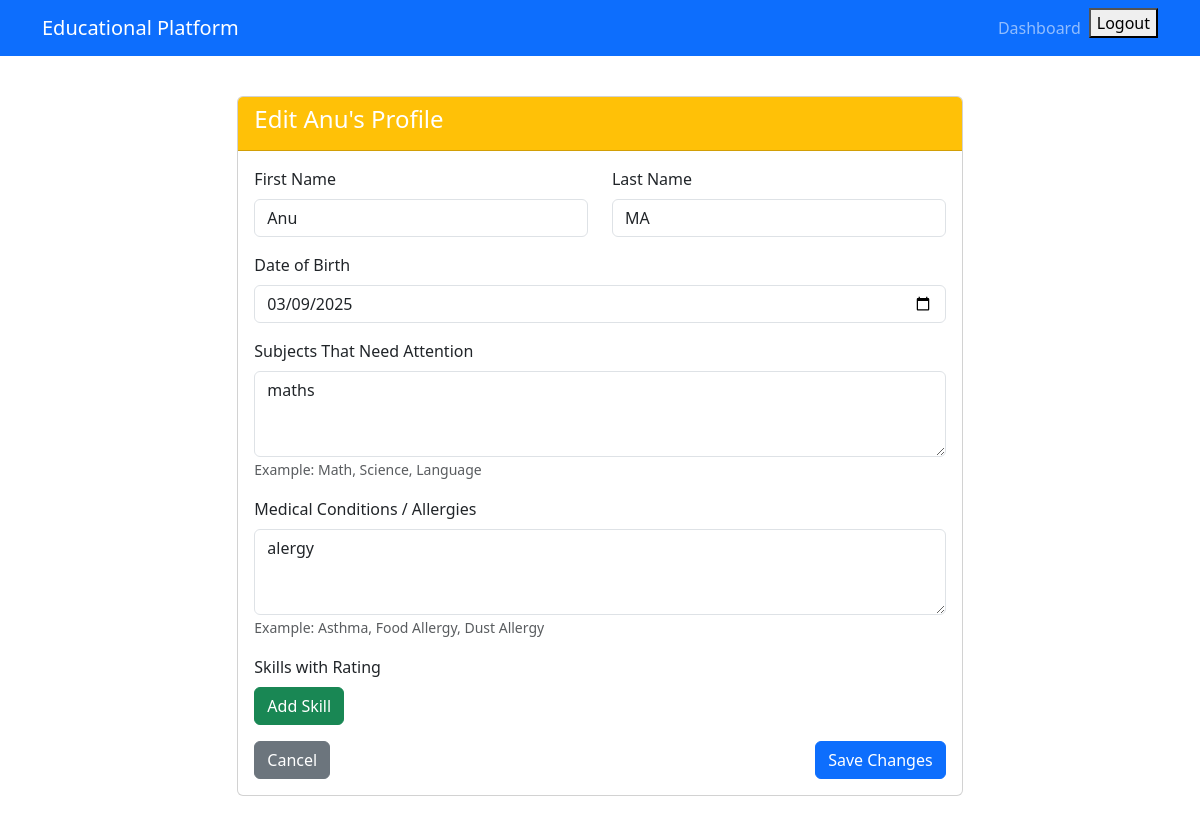
/guardian/edit_child_profile/1/ (signed in), run on the app's committed database.
### child/models.py (models this page shows, shortened)
class Child(models.Model):
    user = models.OneToOneField(settings.AUTH_USER_MODEL, on_delete=models.CASCADE, related_name='child_profile')
    guardian = models.ForeignKey(Guardian, on_delete=models.CASCADE)
    age = models.IntegerField()
    dob = models.DateField()
    subjects = models.TextField()
    medical_conditions = models.TextField()

### accounts/models.py (models this page shows, shortened)
class User(AbstractUser):
    USER_TYPE_CHOICES = (
        ('guardian', 'Guardian'),
        ('child', 'Child'),
        ('trainer', 'Trainer'),
        ('health_professional', 'Health Professional'),
    )
    user_type = models.CharField(max_length=20, choices=USER_TYPE_CHOICES)

### guardian/views.py (the view)
# urls.py: path('edit_child_profile/<int:child_id>/', views.edit_child_profile, name='edit_child_profile'),
@login_required
def edit_child_profile(request, child_id):
    if request.user.user_type != 'guardian':
        return redirect('home')
    child = get_object_or_404(Child, id=child_id)
    guardian = Guardian.objects.get(user=request.user)
    if child.guardian != guardian:
        messages.error(request, "You don't have permission to edit this profile.")
        return redirect('guardian:dashboard')
    if request.method == 'POST':
        user_form = UserEditForm(request.POST, instance=child.user)
        profile_form = ChildProfileEditForm(request.POST, instance=child)
        if user_form.is_valid() and profile_form.is_valid():
            user_form.save()
            profile_form.save()
            messages.success(request, f"{child.user.first_name}'s profile has been updated successfully.")
            return redirect('guardian:dashboard')
    else:
        user_form = UserEditForm(instance=child.user)
        profile_form = ChildProfileEditForm(instance=child)
    return render(request, 'guardian/edit_child_profile.html', {
        'user_form': user_form,
        'profile_form': profile_form,
        'child': child
    })

### accounts/forms.py
class UserEditForm(forms.ModelForm):
    class Meta:
        model = User
        fields = ['first_name', 'last_name', 'email']
        widgets = {
            'first_name': forms.TextInput(attrs={'class': 'form-control'}),
            'last_name': forms.TextInput(attrs={'class': 'form-control'}),
            'email': forms.EmailInput(attrs={'class': 'form-control'}),
        }

class ChildProfileEditForm(forms.ModelForm):
    class Meta:
        model = Child
        fields = ['age']
        widgets = {
            'age': forms.NumberInput(attrs={'class': 'form-control'}),
        }

### templates/guardian/edit_child_profile.html (shortened to what this page needs)
{% extends 'base.html' %}
{% block content %}
<div class="row">
    <div class="col-md-8 offset-md-2">
        <div class="card">
            <div class="card-header bg-warning text-white">
                <h4>Edit {{ child.user.first_name }}'s Profile</h4>
            </div>
            <div class="card-body">
                <form method="post">
                    <div class="row mb-3">
                        <div class="col-md-6">
                            <label for="id_first_name" class="form-label">First Name</label>
                            {{ user_form.first_name }}
                        </div>
                        <div class="col-md-6">
                            <label for="id_last_name" class="form-label">Last Name</label>
                            {{ user_form.last_name }}
                        </div>
                    </div>
                    <div class="row mb-3">
                        <div class="col-md-12">
                            <label for="id_dob" class="form-label">Date of Birth</label>
                            <input type="date" name="dob" class="form-control" value="{{ child.dob|date:'Y-m-d' }}">
                        </div>
                    </div>
                    <div class="row mb-3">
                        <div class="col-md-12">
                            <label class="form-label">Subjects That Need Attention</label>
                            <textarea name="subjects" class="form-control" rows="3">{{ child.subjects }}</textarea>
                            <small class="text-muted">Example: Math, Science, Language</small>
                        </div>
                    </div>
                    <div class="row mb-3">
                        <div class="col-md-12">
                            <label class="form-label">Medical Conditions / Allergies</label>
                            <textarea name="medical_conditions" class="form-control" rows="3">{{ child.medical_conditions }}</textarea>
                            <small class="text-muted">Example: Asthma, Food Allergy, Dust Allergy</small>
                        </div>
                    </div>
                    <div class="row mb-3">
                        <div class="col-md-12">
                            <label class="form-label">Skills with Rating</label>
                            <button type="button" class="btn btn-success" onclick="addSkill()">Add Skill</button>
                        </div>
                    </div>
                    <div class="d-flex justify-content-between">
                        <a href="{% url 'guardian:dashboard' %}" class="btn btn-secondary">Cancel</a>
                        <button type="submit" class="btn btn-primary">Save Changes</button>
                    </div>
                </form>
            </div>
        </div>
    </div>
</div>
{% endblock %}

### data on the page
Child: user.first_name "Anu", dob "03/09/2025", subjects "maths", medical_conditions "alergy"
User: first_name "Anu", last_name "MA"
